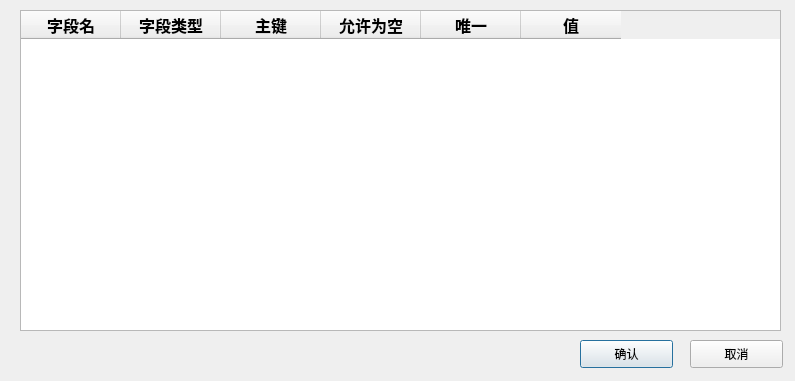
<?xml version="1.0" encoding="UTF-8"?>
<ui version="4.0">
 <class>RecordCreateDialog</class>
 <widget class="QDialog" name="RecordCreateDialog">
  <property name="geometry">
   <rect>
    <x>0</x>
    <y>0</y>
    <width>795</width>
    <height>381</height>
   </rect>
  </property>
  <property name="windowTitle">
   <string>Dialog</string>
  </property>
  <widget class="QTableWidget" name="tableWidget">
   <property name="geometry">
    <rect>
     <x>20</x>
     <y>10</y>
     <width>761</width>
     <height>321</height>
    </rect>
   </property>
   <column>
    <property name="text">
     <string>字段名</string>
    </property>
    <property name="font">
     <font>
      <pointsize>12</pointsize>
      <weight>75</weight>
      <bold>true</bold>
     </font>
    </property>
   </column>
   <column>
    <property name="text">
     <string>字段类型</string>
    </property>
    <property name="font">
     <font>
      <pointsize>12</pointsize>
      <weight>75</weight>
      <bold>true</bold>
     </font>
    </property>
   </column>
   <column>
    <property name="text">
     <string>主键</string>
    </property>
    <property name="font">
     <font>
      <pointsize>12</pointsize>
      <weight>75</weight>
      <bold>true</bold>
     </font>
    </property>
   </column>
   <column>
    <property name="text">
     <string>允许为空</string>
    </property>
    <property name="font">
     <font>
      <pointsize>12</pointsize>
      <weight>75</weight>
      <bold>true</bold>
     </font>
    </property>
   </column>
   <column>
    <property name="text">
     <string>唯一</string>
    </property>
    <property name="font">
     <font>
      <pointsize>12</pointsize>
      <weight>75</weight>
      <bold>true</bold>
     </font>
    </property>
   </column>
   <column>
    <property name="text">
     <string>值</string>
    </property>
    <property name="font">
     <font>
      <pointsize>12</pointsize>
      <weight>75</weight>
      <bold>true</bold>
     </font>
    </property>
   </column>
  </widget>
  <widget class="QPushButton" name="saveButton">
   <property name="geometry">
    <rect>
     <x>580</x>
     <y>340</y>
     <width>93</width>
     <height>28</height>
    </rect>
   </property>
   <property name="text">
    <string>确认</string>
   </property>
  </widget>
  <widget class="QPushButton" name="cancelButton">
   <property name="geometry">
    <rect>
     <x>690</x>
     <y>340</y>
     <width>93</width>
     <height>28</height>
    </rect>
   </property>
   <property name="text">
    <string>取消</string>
   </property>
  </widget>
 </widget>
 <resources/>
 <connections/>
</ui>
